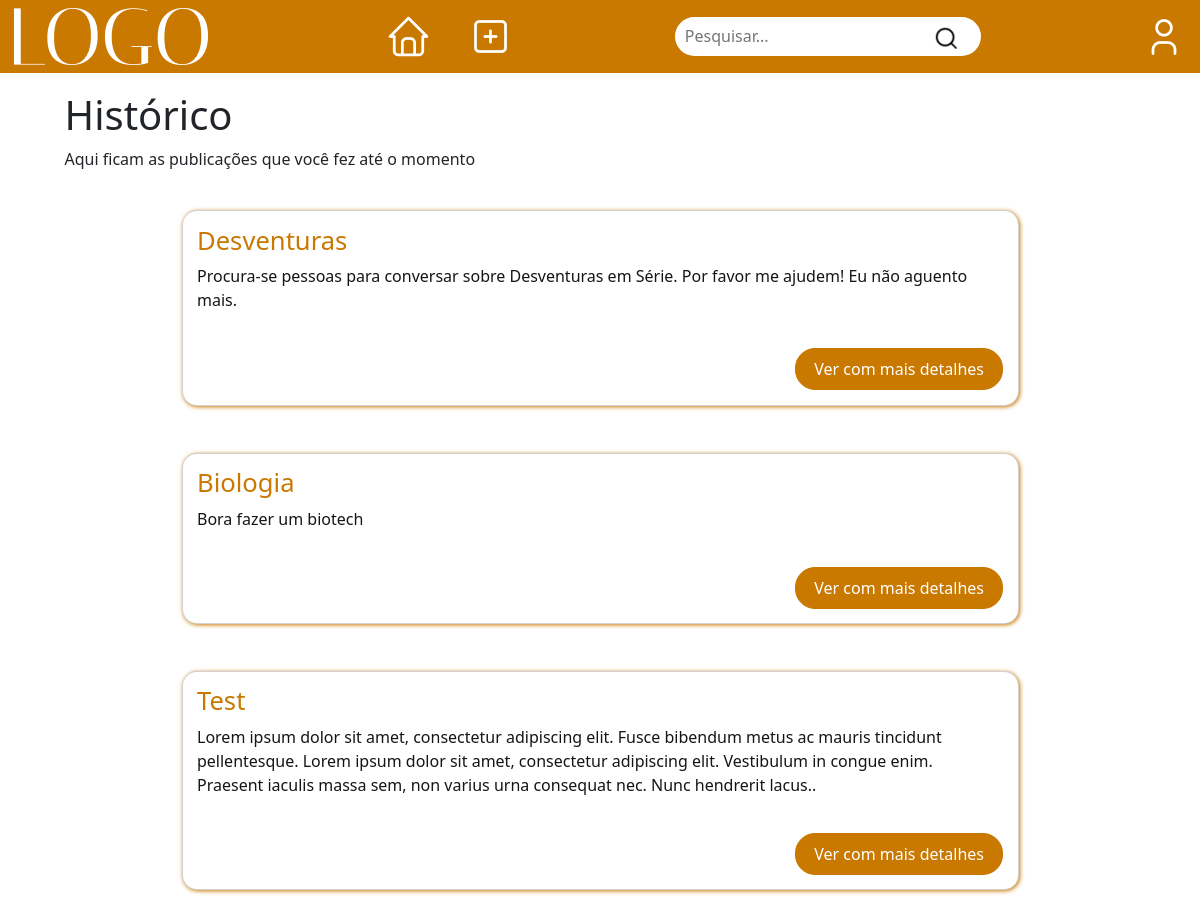
Page /sharin/historico (signed in) on the committed database.
### sharin/models.py (models this page shows)
class Publicacao(models.Model):
    criador = models.IntegerField(blank=False, default=1)
    titulo = models.CharField(max_length=32)
    descricao= models.TextField()
    telefone = models.CharField(max_length=16, blank=True, null=True)
    tags = models.TextField()
    data = models.DateField()

### sharin/views.py (the view)
# urls.py: path('historico', views.historico, name="historico-usuario"),
def historico(request):
    if not request.user.is_authenticated:
        return redirect("sharin:login_view")
    publicacoes = Publicacao.objects.all().filter(criador=request.user.id)
    return render(request, "sharin/historico.html", {
        "publicacoes": publicacoes,
    })

### sharin/templates/sharin/historico.html
{% extends 'sharin/layout.html' %}
{% block body %}
    <div class="corpo">
        <div class="hist-title">
            <h1>Histórico</h1>
            <p>Aqui ficam as publicações que você fez até o momento</p>
        </div>
        {% if publicacoes %}
            {% for publicacao in publicacoes %}
                <div class="container">
                    <div class="card">
                        <h1>{{publicacao.titulo}}</h1>
                        <div class="content">
                            {% if publicacao.descricao|length > 275  %}
                                <p>{{publicacao.descricao|slice:":275"}}..</p>
                            {%else%}
                                <p>{{publicacao.descricao}}</p>
                            {% endif %}
                            <div id="card-button">
                                <a href="{% url 'sharin:publicacao-view' publicacao.id %}">Ver com mais detalhes</a>
                            </div>
                        </div>
                    </div>
                </div>
            {% endfor %}
        {% else %}
            <h1>Você não tem publicacoes.</h1>
        {% endif %}
    </div>
{% endblock %}

### sharin/static/sharin/styles.css (style rules this page uses)
* { box-sizing: border-box; margin: 0; padding: 0; }
.botao, #cadastro-enviar, .logout input, .perfil-info a, #edit-back, #submit, .post-op a, .container .card .content a { color: white; background-color: rgb(201, 120, 0); border: 1px solid rgb(201, 120, 0); border-radius: 20px; text-decoration: none; transition: all 0.3s ease 0s; }
.container { width: 100%; align-items: center; padding: 2% 0px; display: flex; justify-content: center; }
.container .card { width: 75%; padding: 1.3%; background-color: white; border-radius: 15px; overflow: hidden; text-align: left; box-shadow: 1px 1px 4px rgb(201, 120, 0); transition: all 0.5s ease 0s; }
.container .card h1 { color: rgb(201, 120, 0); font-size: 1.6rem; transition: all 0.5s ease 0s; }
.container .card .content p { color: rgb(22, 21, 21); transition: all 0.5s ease 0s; }
.container .card .content a { display: inline-block; padding: 8px 18px; margin-top: 20px; }
.hist-title { text-align: left; padding: 0px 4%; }
.corpo { padding: 1.5%; text-align: center; }
#card-button { width: 100%; text-align: end; }

### rows in the picture
Publicacao: titulo "Desventuras", descricao "Procura-se pessoas para conversar sobre Desventuras em Série. Por favor me ajudem! Eu não aguento mais."
Publicacao: titulo "Biologia", descricao "Bora fazer um biotech"
Publicacao: titulo "Test", descricao "Lorem ipsum dolor sit amet, consectetur adipiscing elit. Fusce bibendum metus ac mauris tincidunt pellentesque. Lorem ipsum dolor sit amet, consectetur adipiscing elit. Vestibulum in congue enim. Praesent iaculis massa sem, non varius urna consequat nec. Nunc hendrerit lacus"
